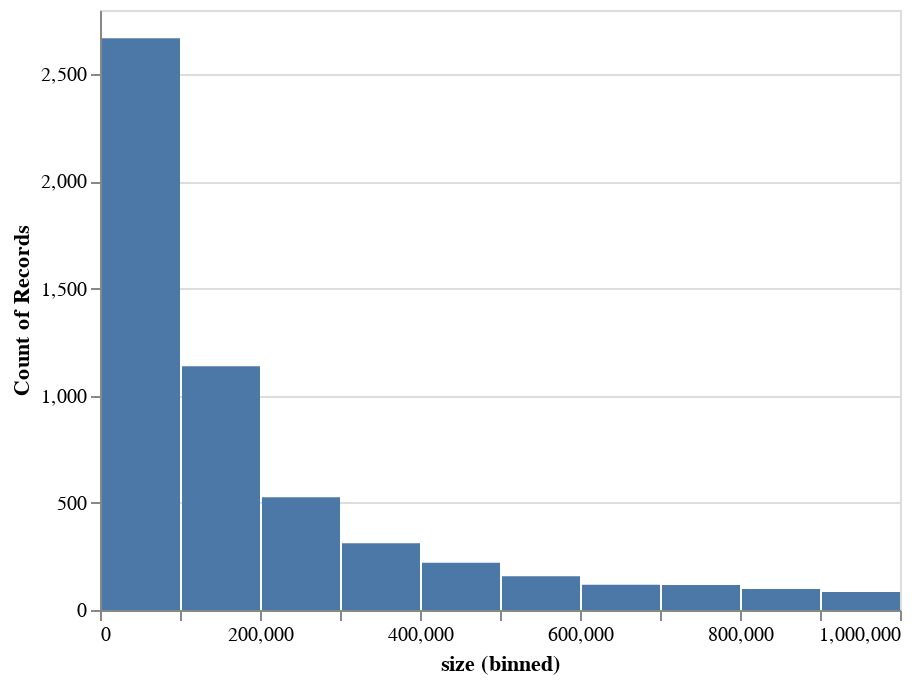

This figure's notebook cell:
### Code cell
alt.Chart(df_imageFileSizes).mark_bar().encode(
    alt.X('size:Q', bin=alt.Bin(extent=[0, 1000000])),
    y='count()'
)

### Figure 1 — Vega-Lite specification as saved in the notebook (floating-point values rounded to 4 significant figures; data arrays with more than 128 entries replaced by an {"elided": "..."} marker saying what was removed)
{"config": {"view": {"continuousWidth": 400, "continuousHeight": 300}}, "data": {"name": "data-9e1d805af4a2b190bc9356d1019f26d3"}, "mark": "bar", "encoding": {"x": {"type": "quantitative", "bin": {"extent": [0, 1000000]}, "field": "size"}, "y": {"type": "quantitative", "aggregate": "count"}}, "$schema": "https://vega.github.io/schema/vega-lite/v4.8.1.json", "datasets": {"data-9e1d805af4a2b190bc9356d1019f26d3": {"elided": "5840 records"}}}
